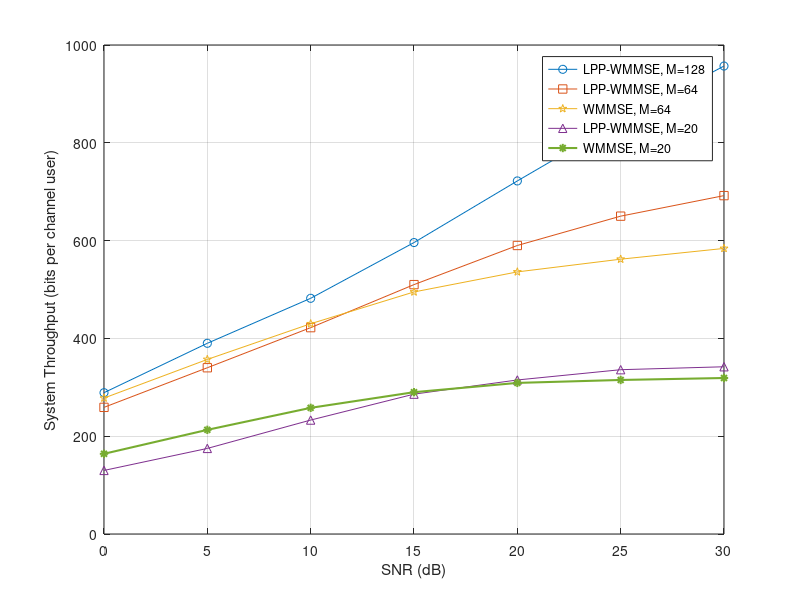

This figure's MATLAB source:
dB = [0 : 5 : 30];
rM8Q8C7 = [259, 340, 422, 510, 590, 650, 692];
rpcM8Q8C7 = [1.0 0.99 0.99 0.98 0.99, 0.99, 0.99];
wmmseM8Q8C7 = [278, 357, 430, 495, 536, 562, 584];

rM8Q16C7 = [289, 390, 482, 596, 722, 845, 957];

rM4Q5C7 = [130, 175, 233, 286, 315, 336, 342];
wmmseM4Q5C7 = [164, 213, 258, 290, 309, 315, 319];
% power consumption 100%

plot(dB, rM8Q16C7, '-o', dB, rM8Q8C7, '-s', dB, wmmseM8Q8C7, '-p', dB, rM4Q5C7, '-^', dB, wmmseM4Q5C7, '-*', 'LineWidth', 1.5);
legend('LPP-WMMSE, M=128', 'LPP-WMMSE, M=64', 'WMMSE, M=64', 'LPP-WMMSE, M=20', 'WMMSE, M=20');
grid on;
xlabel('SNR (dB)');
ylabel('System Throughput (bits per channel user)');
